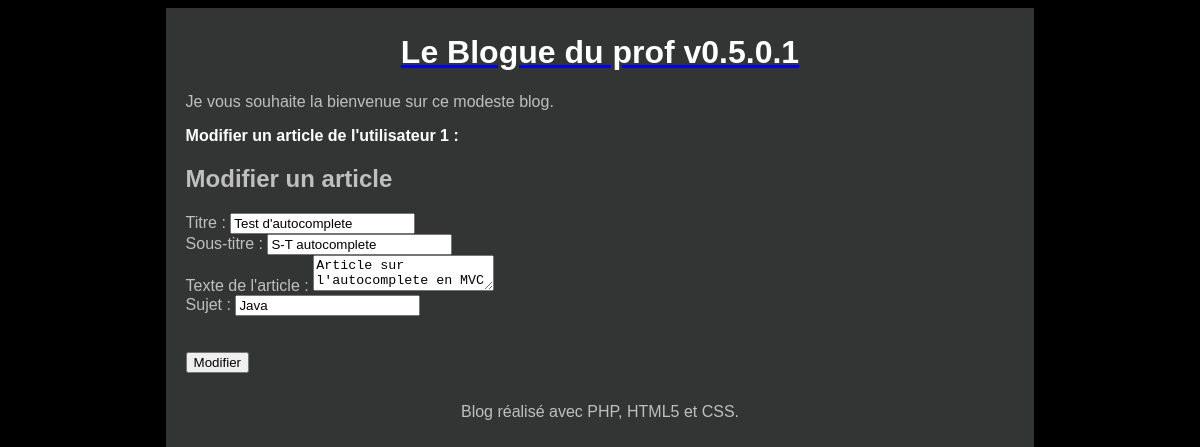
The app's page /index.php?action=modifierArticle&id=4 with its own data.
### tables this page shows
CREATE TABLE IF NOT EXISTS `Articles` (
  `id` int(11) NOT NULL,
  `titre` varchar(255) NOT NULL,
  `sous_titre` varchar(255) NOT NULL,
  `utilisateur_id` int(11) NOT NULL,
  `date` date NOT NULL,
  `texte` text NOT NULL,
  `type` varchar(255) NOT NULL
);

### Controleur/ControleurArticle.php (called while the page is built, shortened)
<?php
require_once 'Modele/Article.php';
class ControleurArticle {
    private $article;
    public function __construct() {
        $this->article = new Article();
    }
    public function modifierArticle($id) {
        $article = $this->article->getArticle($id);
        $vue = new Vue("ModifierArticle");
        $vue->generer(['article' => $article]);
    }
}

### index.php (called while the page is built, shortened)
<?php
$routeur = new Routeur();
$routeur->routerRequete();

### Modele/Article.php (called while the page is built, shortened)
<?php
require_once 'Modele/Modele.php';
class Article extends Modele {
    function getArticle($idArticle) {
        $sql = 'select * from Articles'
                . ' where ID=?';
        $article = $this->executerRequete($sql, [$idArticle]);
        if ($article->rowCount() == 1) {
            return $article->fetch();
        } else {
            throw new Exception("Aucun article ne correspond à l'identifiant '$idArticle'");
        }
    }
}

### Modele/Modele.php (called while the page is built)
<?php
abstract class Modele {
    private $bdd;
    protected function executerRequete($sql, $params = null) {
        if ($params == null) {
            $resultat = $this->getBdd()->query($sql);
        }
        else {
            $resultat = $this->getBdd()->prepare($sql);
            $resultat->execute($params);
        }
        return $resultat;
    }
    private function getBdd() {
        if ($this->bdd == null) {
            $this->bdd = new PDO('mysql:host=localhost;dbname=Blogue;charset=utf8',
                    'root', 'mysql',
                    array(PDO::ATTR_ERRMODE => PDO::ERRMODE_EXCEPTION));
        }
        return $this->bdd;
    }
}

### Vue/vueModifierArticle.php (the view, shortened to what this page needs)
<header>
    <h1 id="titreReponses">Modifier un article de l'utilisateur 1 :</h1>
</header>
<form action="index.php?action=miseAJourArticle" method="post">
    <h2>Modifier un article</h2>
    <p>
        <label for="auteur">Titre</label> : <input type="text" name="titre" id="titre" value="<?= $article['titre'] ?>" /> <br />
        <label for="sous_titre">Sous-titre</label> :  <input type="text" name="sous_titre" id="sous_titre" value="<?= $article['sous_titre'] ?>" /><br />
        <label for="texte">Texte de l'article</label> :  <textarea name="texte" id="texte" ><?= $article['texte'] ?></textarea><br />
        <label for="type">Sujet</label> : <input type="text" name="type" id="auto" value="<?= $article['type'] ?>" /> <br />
        <input type="hidden" name="utilisateur_id" value="1" /><br />
        <input type="hidden" name="id" value="<?= $article['id'] ?>" /><br />
        <input type="submit" value="Modifier" />
    </p>
</form>

### Contenu/css/style.css (style rules this page uses)
html, body { height: 100%; }
body { color: #bfbfbf; background: black; font-family: 'Futura-Medium', 'Futura', 'Trebuchet MS', sans-serif; }
h1 { color: white; }
#titreReponses { font-size : 100%; }

### records on screen
articles: titre "Test d'autocomplete", sous_titre "S-T autocomplete", texte "Article sur l'autocomplete en MVC", type "Java"
